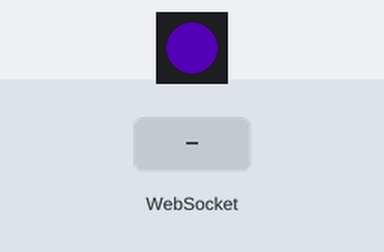
The program below on a simulated ESP8266 (NodeMCU). Parts: 1 RGB LEDs in strip order, left to right. Inputs (shaded band) come from the test bench. Dim RGB values are drawn brighter than linear; WiFi joins after 1.5 s; servers stay silent unless stated; storage starts empty; what the program prints to the serial monitor is not drawn.

Above: at 2.77 s.
2.8 s: WebSocket text "m" received
At 3.7 s:
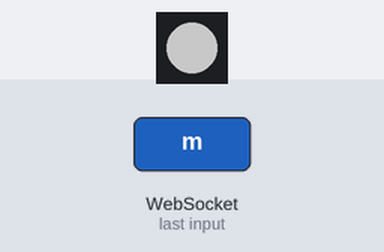
4.3 s: WebSocket text "c" received
At 4.9 s:
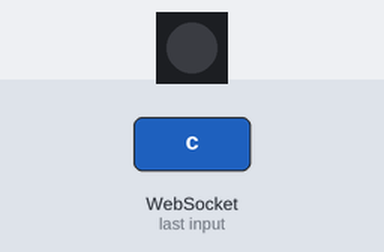
Timing chart, 0 to 7.3 s (numbered marks = the images above; inputs shaded):
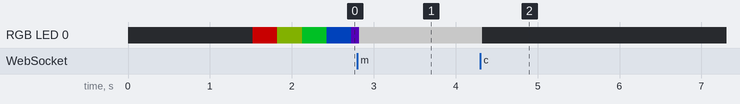

The program:

main.cpp
```cpp
// code original de LOURORO https://github.com/lauroro/esp8266-ledstrip/


#include <Arduino.h>
#include <ESP8266WiFi.h>
#include <ESPAsyncTCP.h>
#include <ESPAsyncWebServer.h>
#include <ESP8266mDNS.h>
#include "LittleFS.h"
#include <WS2812FX.h>

#define LED_COUNT     1   //For a strip with 144leds, it's possible to use less
#define LED_PIN       2     //D4 on NodeMCU Esp8266


// Wifi params
const char* ssid = "my-ssid";
const char* password = "my-pass";
String myHostname = "coeur";
IPAddress ip(192,168,1,50);
IPAddress gateway(192,168,1,1);
IPAddress subnet(255,255,255,0);

// State params
String _color = "c16777215";
String _speed = "s1500";
String _mode = "m12";
uint8_t my_mode[22] = {0,1,7,8,9,10,11,12,15,20,21,22,34,35,42,45,46,47,51,52,55};

// Led strip handler
WS2812FX ws2812fx = WS2812FX(LED_COUNT, LED_PIN, NEO_GRB + NEO_KHZ800);

// Async Web Server + websocket
AsyncWebServer server(80);
AsyncWebSocket ws("/ws");

void handleWebSocketMessage(void *arg, uint8_t *data, size_t len) {
  AwsFrameInfo *info = (AwsFrameInfo*)arg;
  if (info->final && info->index == 0 && info->len == len && info->opcode == WS_TEXT) {
    data[len] = 0;
    String message = (char*)data;
    if(message.indexOf("c") >= 0){
      char color[message.length()];
      message.substring(1).toCharArray(color, message.length());
      ws2812fx.setColor((uint32_t)atol(color));
      ws.textAll(message);
      _color = message;
    }
    else if(message.indexOf("m") >= 0){
      char mode[message.length()];
      message.substring(1).toCharArray(mode, message.length());
      ws2812fx.setMode(atol(mode));
      ws.textAll(message);
      _mode = message;
    }
    else if(message == "su"){
      if(ws2812fx.getSpeed()>100){
        ws2812fx.setSpeed(ws2812fx.getSpeed() - 100);
        _speed = "s";
        _speed += ws2812fx.getSpeed();
        ws.textAll(_speed);
      }
    }
    else if(message == "sd"){
      if(ws2812fx.getSpeed()<5000){
        ws2812fx.setSpeed(ws2812fx.getSpeed() + 100);
        _speed = "s";
        _speed += ws2812fx.getSpeed();
        ws.textAll(_speed);
      }
    }
  }
}

void onEvent(AsyncWebSocket *server, AsyncWebSocketClient *client, AwsEventType type, void *arg, uint8_t *data, size_t len) {
  switch (type) {
    case WS_EVT_CONNECT:
      //Serial.printf("WebSocket client #%u connected from %s\n", client->id(), client->remoteIP().toString().c_str());
      ws.textAll(_color);
      ws.textAll(_speed);
      ws.textAll(_mode);
      break;
    case WS_EVT_DISCONNECT:
      //Serial.printf("WebSocket client #%u disconnected\n", client->id());
      break;
    case WS_EVT_DATA:
      handleWebSocketMessage(arg, data, len);
      break;
    case WS_EVT_PONG:
    case WS_EVT_ERROR:
      break;
  }
}


void setup() {
  Serial.begin(115200);

  if (!LittleFS.begin()) {
    Serial.println("An error has occurred while mounting LittleFS");
  }

  // Init
  ws2812fx.init();
  ws2812fx.setMode(12);
  ws2812fx.setColor(0xFFFFFF);
  ws2812fx.setSpeed(1500);
  ws2812fx.setBrightness(100);
  ws2812fx.start();

  WiFi.mode(WIFI_STA);
  WiFi.config(ip, gateway, subnet);
  WiFi.begin(ssid, password);
  while (WiFi.status() != WL_CONNECTED) {
     delay(500);
     Serial.print(".");
  }
  Serial.println("");
  Serial.println("WiFi connected");
  Serial.println(WiFi.localIP());
  Serial.println(WiFi.macAddress());
if (!MDNS.begin("coeur")) {
    Serial.println("Error setting up MDNS responder!");
    while (1) {
      delay(1000);
    }
  }
  Serial.println("mDNS responder started");
  ws.onEvent(onEvent);
  server.addHandler(&ws);

  // Web Server Root URL
  server.on("/", HTTP_GET, [](AsyncWebServerRequest *request){
    request->send(LittleFS, "/index.html", "text/html");
  });
  server.serveStatic("/", LittleFS, "/");

  // HTTP request for modes list
  server.on("/modes", HTTP_GET, [](AsyncWebServerRequest *request){
    String modes = "";
    modes.reserve(5000);
    // Get only first 56 effects ( [0-55] pre-built effects )
    for(uint8_t i=0; i < 21; i++) {
      modes += "<button type='button' id='m";
      modes += my_mode[i];
      modes += "'>";
      modes += ws2812fx.getModeName(my_mode[i]);
      modes += "</button>";
    }
    request->send(200, "text/plain", modes);
  });

  // Start server
  server.begin();

}

void loop() {
  ws.cleanupClients();
  ws2812fx.service();
}
```

Measured:
- after the input at 4.3 s, RGB LED 0: RGB(100, 100, 100) → off at once
